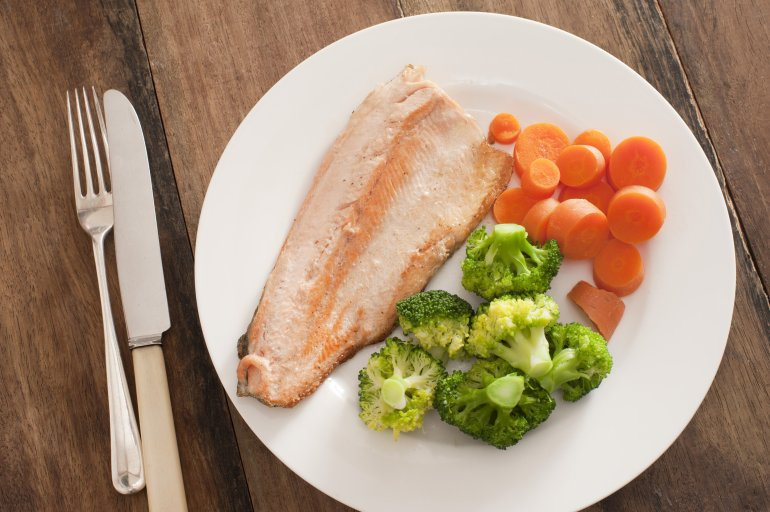
#> input picture img/fish_veg/fish_veg.jpg, 770 x 512 px
$ python -i main.py   (imports and definitions only)   (Python 2 division)
#> lines starting #> are read from the running program, lines starting #| are printed output that depends on the picture
import sys
import os
import cv2 as cv
import numpy as np

OUT_DIR = "ingredients"

INGREDIENTS_BY_IMAGE = [
    {
        "filename": "img/fish_veg/fish_veg.jpg",
        "dishName": "Fish and Veg",
        "ingredients": [
            {
                "name": "Carrot",
                "rgbMax": [235, 136, 62],
                "rgbMin": [190, 58, 36]
            },
            {
                "name": "Brocolli",
                "rgbMax": [155, 152, 42],
                "rgbMin": [78, 93, 19]
            },
            {
                "name": "Fish",
                "rgbMax": [217, 185, 162],
                "rgbMin": [196, 126, 77]
            }
        ]
    },
    {
        "filename": "img/steak_chips/steak_and_chips.jpeg",
        "dishName": "Steak and Chips",
        "ingredients": [
            {
                "name": "Steak",
                "rgbMax": [147, 78, 76],
                "rgbMin": [77, 41, 23]
            },
            {
                "name": "Chips",
                "rgbMax": [208, 175, 137],
                "rgbMin": [188, 123, 34],
            },
            {
                "name": "Salad",
                "rgbMax": [101, 150, 43],
                "rgbMin": [22, 72, 22],
            }
        ]
    }
]

def waitForKeyPress():
    k = cv.waitKey(5) & 0xFF
    if k != None and k == 120:
        print(k)
        return True
    return False

def processFilter(frame, imageIngredient):
    ingredientName = imageIngredient["name"]

    # OpenCV uses BGR instead of RGB so need to reverse these
    bgrMin = imageIngredient["rgbMin"][::-1]
    bgrMax = imageIngredient["rgbMax"][::-1]

    rangeBottom = np.array(bgrMin, dtype = "uint8")
    rangeTop = np.array(bgrMax, dtype = "uint8")

    rgbStr = "(r:{0}, g:{1}, b:{2})"
    rangeBottomString = rgbStr.format(*bgrMin[::-1])
    rangeTopString = rgbStr.format(*bgrMax[::-1])
    print("%s: %s - %s" % (ingredientName, rangeBottomString, rangeTopString))

    mask = cv.inRange(frame, rangeBottom, rangeTop)
    res = cv.bitwise_and(frame, frame, mask=mask)
    return res

def processImg(imageIngredients):
    filename = imageIngredients["filename"]
    dishName = imageIngredients["dishName"]
    [path, _] = os.path.split(filename)

    frame = cv.imread(filename, 1)

    print("Processing image %s" % filename)
    cv.imshow(dishName, frame)

    for imageIngredient in imageDescription["ingredients"]:
        ingredientName = imageIngredient["name"]
        result = processFilter(frame, imageIngredient)
        cv.imshow(ingredientName, result)

        ingredientsDir = os.path.join(path, OUT_DIR).replace(" ", "_")
        if not os.path.exists(ingredientsDir):
            os.makedirs(ingredientsDir)
        outname = os.path.join(ingredientsDir, "%s.jpg" % ingredientName)
        print("Writing to %s" %outname)
        cv.imwrite(outname, result)

    while (1):
        if (waitForKeyPress()):
            return

# [16 lines not run here, left out]

>>> import cv2
>>> picture = cv2.imread('img/fish_veg/fish_veg.jpg', cv2.IMREAD_GRAYSCALE)
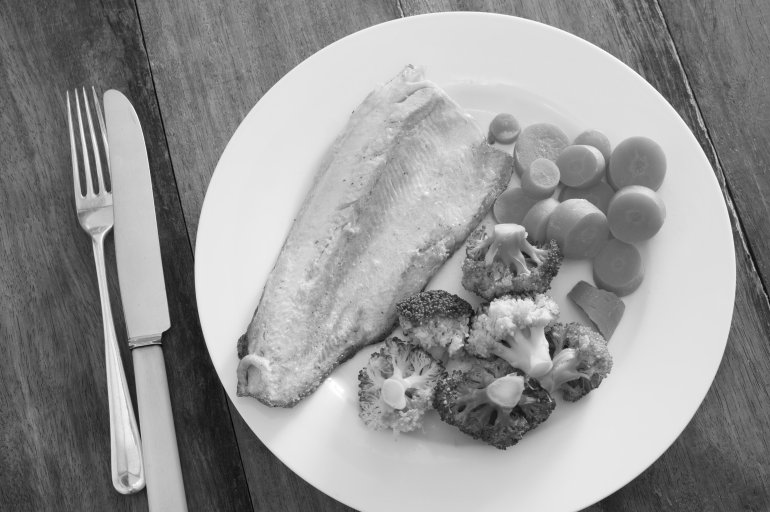
#> picture: shape (512, 770); min 1, max 255, mean 148.7
#> (the run stopped early here; a loop or call above may not have finished)
